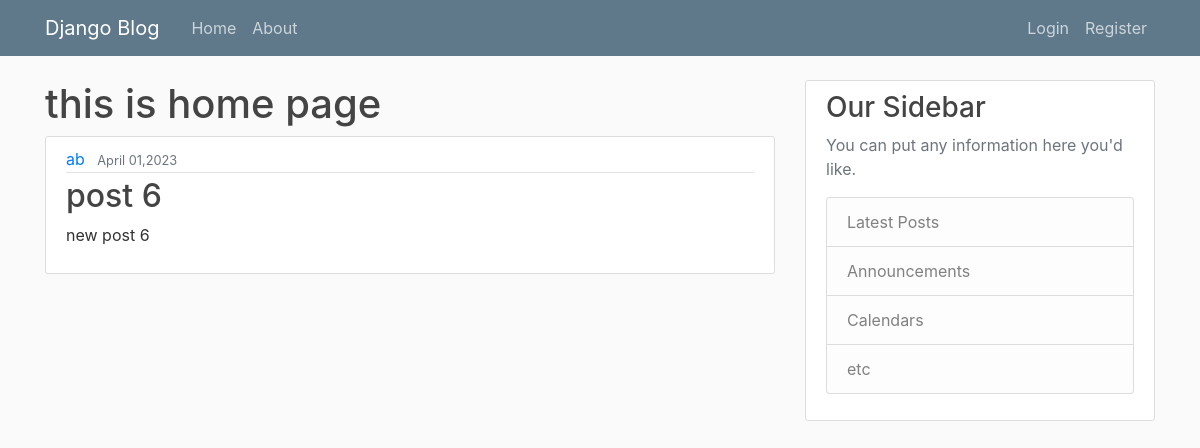
Screenshot of /post/7/ with the database file from the repository.
### blog/models.py (models this page shows, shortened)
class Post(models.Model):
    title = models.CharField(max_length=200)
    content = models.TextField()
    date_posted = models.DateTimeField(default=timezone.now)
    author = models.ForeignKey(User, on_delete=models.CASCADE)

### blog/views.py (the view)
# urls.py: path('post/<int:pk>/',PostDetailView.as_view(), name='post-detail'),
class PostDetailView(DetailView):
    model = Post

### blog/templates/blog/post_detail.html (shortened to what this page needs)
{% extends 'blog/base.html' %}
{% block content %}
    <h1> this is home page</h1>
       <article class="media content-section">
          <div class="media-body">
            <div class="article-metadata">
              <a class="mr-2" href="#">{{ object.author }}</a>
              <small class="text-muted">{{ object.date_posted|date:"F d,Y" }}</small>
            </div>
            <h2 class="article-title">{{ object.title }}</h2>
            <p class="article-content">{{ object.content }}</p>
          </div>
        </article>
{% endblock content %}

### blog/static/blog/main.css (style rules this page uses)
body { background: #fafafa; color: #333333; margin-top: 5rem; }
h1, h2, h3, h4, h5, h6 { color: #444444; }
.content-section { background: #ffffff; padding: 10px 20px; border: 1px solid #dddddd; border-radius: 3px; margin-bottom: 20px; }
.article-title { color: #444444; }
.article-content { white-space: pre-line; }
.article-metadata { padding-bottom: 1px; margin-bottom: 4px; border-bottom: 1px solid #e3e3e3 }

### rows the page displays
Post: author "ab", date_posted "April 01,2023", title "post 6", content "new post 6"
